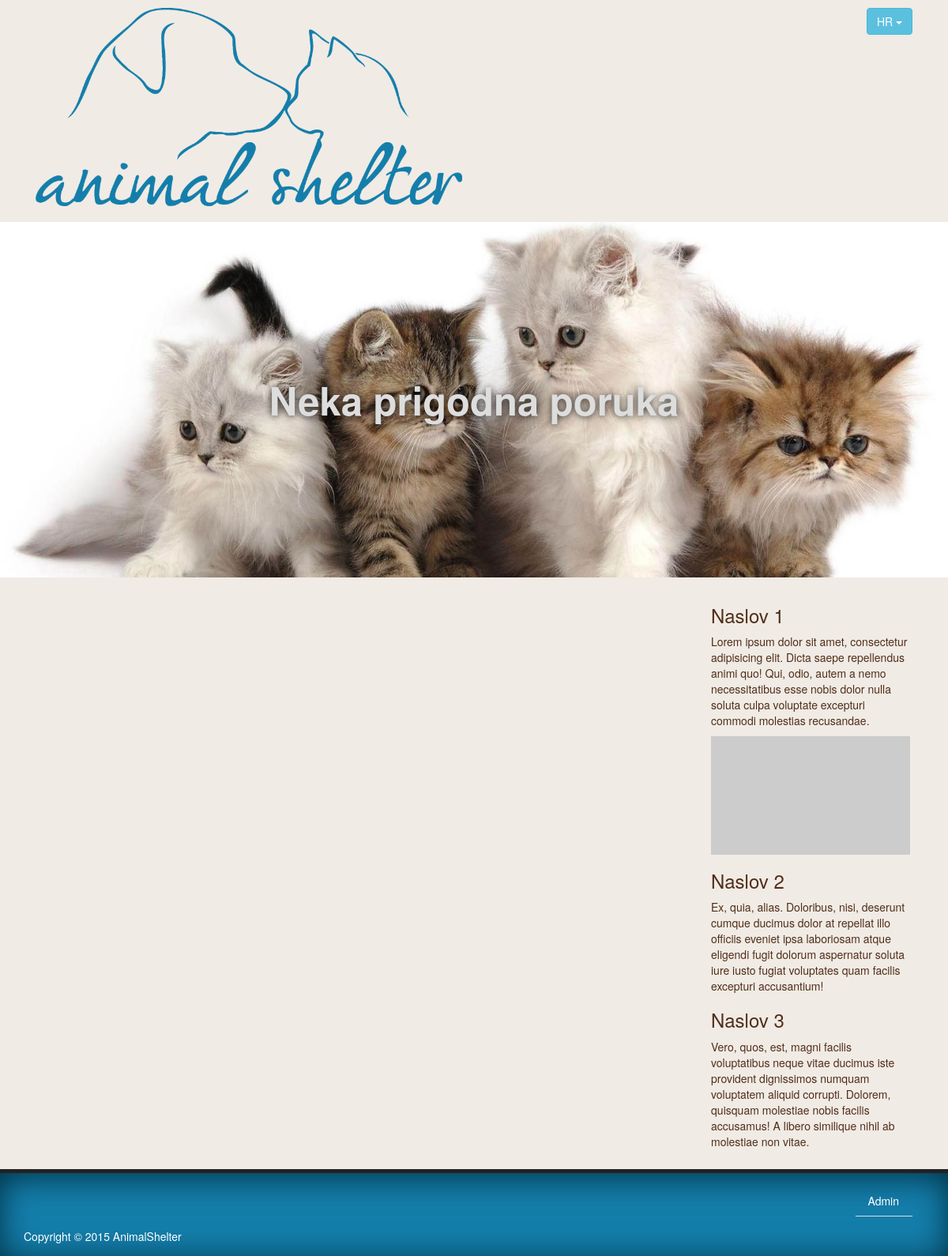
Before: / with the older database file.
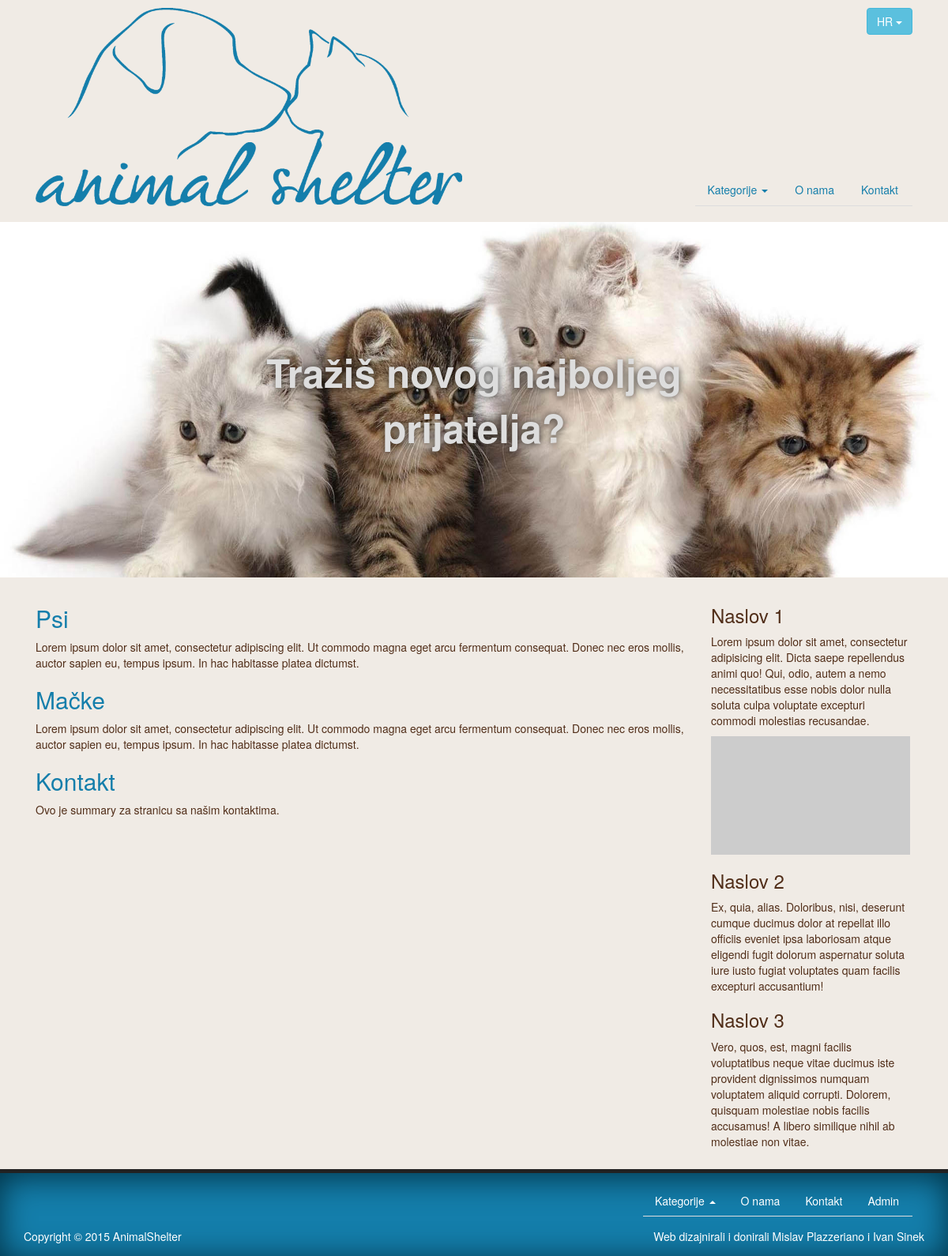
After: the same page with the newer database file.
### tables this page shows
CREATE TABLE IF NOT EXISTS `articles` (
  `id` int(11) NOT NULL AUTO_INCREMENT,
  `title` varchar(255) NOT NULL,
  `body` longtext,
  `lang` varchar(2) NOT NULL,
  `url` varchar(255) NOT NULL,
  `in_menu` bit(1) NOT NULL,
  `menu_weight` int(11) DEFAULT NULL,
  `summary` text,
  `on_homepage` bit(1) NOT NULL,
  PRIMARY KEY (`id`)
);

CREATE TABLE IF NOT EXISTS `categories` (
  `id` int(11) NOT NULL AUTO_INCREMENT,
  `title` varchar(50) NOT NULL,
  `body` longtext,
  `lang` varchar(2) NOT NULL,
  `url` varchar(256) DEFAULT NULL,
  `summary` text,
  `on_homepage` bit(1) NOT NULL,
  PRIMARY KEY (`id`)
);

### site_control.php (called while the page is built, shortened)
<?php
	$conn = new mysqli('localhost', 'root', 'root', 'animal_shelter') or die("Connection failed!");
	$conn->set_charset('utf8');
	if(settype($_GET['article'], "string")) {
		$sql = "SELECT word_id, word FROM static_words WHERE lang like '".$_SESSION['lang']."';";
		$result = $conn->query($sql);
		while($word = $result->fetch_assoc()) {
			$static_words[$word['word_id']] = $word['word'];
		}
	}
	$is_homepage = true;
?>

### templates/homepage.php (the view)
<?php
	$sql = "SELECT title, url, summary FROM categories WHERE url IS NOT NULL AND summary IS NOT NULL AND on_homepage = 1 AND lang like '".$_SESSION['lang']."';";
	$result = $conn->query($sql);
?>
<?php if ($result && $result->num_rows > 0): ?>
	<?php while($article = $result->fetch_assoc()) : ?>
		<article>
			<h2><a href="/<?php echo $article['url'] ?>"><?php echo $article['title'] ?></a></h2>
			<?php echo $article['summary'] ?>
		</article>
	<?php endwhile; ?>
<?php endif ?>
<?php
	$sql = "SELECT title, url, summary FROM articles WHERE url IS NOT NULL AND on_homepage = 1 AND lang like '".$_SESSION['lang']."';";
	$result = $conn->query($sql);
?>
<?php if ($result && $result->num_rows > 0): ?>
	<?php while($article = $result->fetch_assoc()) : ?>
		<article>
			<h2><a href="/<?php echo $article['url'] ?>"><?php echo $article['title'] ?></a></h2>
			<?php echo $article['summary'] ?>
		</article>
	<?php endwhile; ?>
<?php endif ?>

### header.php (shortened to what this page needs)
<?php
	$sql = "SELECT title, url FROM categories WHERE url IS NOT NULL AND lang like '".$_SESSION['lang']."';";
	$result = $conn->query($sql);
?>
<header>
	<div class="row">
		<div class="container clearfix">
			<div class="col-sm-6 col-xs-10"><a class="site-logo" href="/"><img src="/images/logo.png"></a></div>
			<div class="col-sm-6 col-xs-2">
				<nav class="collapse navbar-collapse">
					<ul class="nav nav-tabs">
						<?php if($result && $result->num_rows > 0) : ?>
							<li role="presentation" class="dropdown">
								<a class="dropdown-toggle" data-toggle="dropdown" href="#" role="button" aria-expanded="false">
									<?php print $static_words['categories'] ?> <span class="caret"></span>
								</a>
							</li>
						<?php endif; ?>
						<?php
							$sql = "SELECT title, url FROM articles WHERE url IS NOT NULL AND in_menu = 1 AND lang like '".$_SESSION['lang']."' ORDER BY menu_weight;";
							$result = $conn->query($sql);
						?>
						<?php if($result && $result->num_rows > 0) : ?>
							<?php while($link = $result->fetch_assoc()) : ?>
								<li role="presentation"><a href="/<?php print $link['url'] ?>"><?php print $link['title'] ?></a></li>
							<?php endwhile; ?>
						<?php endif; ?>
					</ul>
				</nav>
				<div id="lang-select" class="btn-group">
					<button type="button" class="btn btn-info dropdown-toggle" data-toggle="dropdown" aria-expanded="false">
						<?php print strtoupper($_SESSION['lang']) ?> <span class="caret"></span>
					</button>
				</div>
			</div>
		</div>
	</div>
	<div class="row">
		<div class="col-md-12">&nbsp;</div>
	</div>
	<?php if($is_homepage) : ?>
		<div class="row slideshow">
			<ul>
				<li><img src="/images/header1.jpg" alt="Header slider 1"></li>
			</ul>
			<div class="container clearfix">
				<div class="col-md-12">
					<div class="slideshow-title"><?php print $static_words['homepage_slideshow_message'] ?></div>
				</div>
			</div>
		</div>
	<?php endif; ?>
</header>

### footer.php (shortened to what this page needs)
<?php
	$sql = "SELECT title, url FROM categories WHERE url IS NOT NULL AND lang like '".$_SESSION['lang']."';";
	$result = $conn->query($sql);
?>
<footer>
	<div class="container clearfix">
		<div class="row">
			<div class="col-xs-12">
				<nav class="collapse navbar-collapse">
					<ul class="nav nav-tabs">
						<?php if($result->num_rows > 0) : ?>
							<li role="presentation" class="dropup">
								<a class="dropdown-toggle" data-toggle="dropdown" href="#" role="button" aria-expanded="false">
									<?php print $static_words['categories'] ?> <span class="caret"></span>
								</a>
							</li>
						<?php endif; ?>
						<?php
							$sql = "SELECT title, url FROM articles WHERE url IS NOT NULL AND in_menu = 1 AND lang like '".$_SESSION['lang']."' ORDER BY menu_weight;";
							$result = $conn->query($sql);
						?>
						<?php if($result && $result->num_rows > 0) : ?>
							<?php while($link = $result->fetch_assoc()) : ?>
								<li role="presentation"><a href="/<?php print $link['url'] ?>"><?php print $link['title'] ?></a></li>
							<?php endwhile; ?>
						<?php endif; ?>
						<li role="presentation"><a href="/admin">Admin</a></li>
					</ul>
				</nav>
			</div>
		</div>
		<div class="row">
			<div class="col-md-6">
				<span>Copyright &copy; 2015 AnimalShelter</span>
			</div>
			<div class="col-md-6" style="text-align: right;">
				<span>
					<?php print $static_words['footer_donated_by'] ?>
				</span>
			</div>
		</div>
	</div>
</footer>

Changed rows visible on the page:
added articles: title "O nama"
added articles: title "Kontakt", summary "Ovo je summary za stranicu sa našim kontaktima."
now on this page (row edited): categories: title "Psi", summary "Lorem ipsum dolor sit amet, consectetur adipiscing elit. Ut commodo magna eget arcu fermentum consequat. Donec nec eros mollis, auctor sapien eu, tempus ipsum. In hac habitasse platea dictumst."
now on this page (row edited): categories: title "Mačke", summary "Lorem ipsum dolor sit amet, consectetur adipiscing elit. Ut commodo magna eget arcu fermentum consequat. Donec nec eros mollis, auctor sapien eu, tempus ipsum. In hac habitasse platea dictumst."
Other visible differences:
$static_words['categories']: (not shown) → "Kategorije"
$static_words['homepage_slideshow_message']: "Neka prigodna poruka" → "Tražiš novog najboljeg prijatelja?"
$static_words['footer_donated_by']: (not shown) → "Web dizajnirali i donirali Mislav Plazzeriano i Ivan Sinek"
